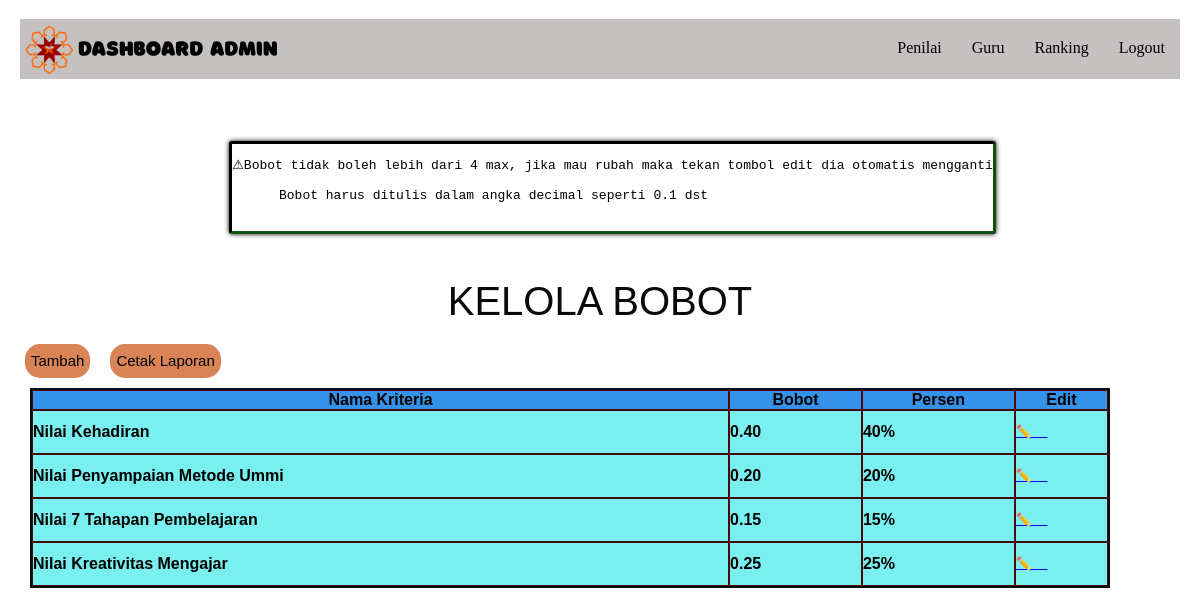
The page /admin/bobot/admin_kriteria.php (signed in) on the database its author committed.
### tables this page shows
CREATE TABLE `kriteria` (
  `id` int(11) NOT NULL,
  `nama_kriteria` varchar(100) NOT NULL,
  `bobot` decimal(5,2) NOT NULL
);

### admin/bobot/admin_kriteria.php (the view, shortened to what this page needs)
<?php
require '../../db.php';
if ($_SESSION['role'] !== 'admin') {
    header("Location: ../../index.php");exit;
}$kriteria = $pdo->query("SELECT * FROM kriteria order by id asc limit 4")->fetchAll();?>
<!DOCTYPE html><html><head>
<link rel="stylesheet" href="../style.css"></head>
<body id="i2olgp-2"><div id="irz7b-2-3" class="gjs-grid-row">
<div id="iycz3-2-3" class="gjs-grid-column">
  <div id="ifgdtb-3" class="navbar">
    <div data-gjs="navbar" id="ia7v9u-3" class="navbar-container"><a href="admin_kelolaguru.php" id="ijzg5o-3"
        class="navbar-brand"><img src="../logoicon.png" id="itw6sf-3"/><img src="../dashboard.png" id="i77pqk-3"/></a>
      <div data-gjs="navbar-items" id="ip6x0j-3" class="navbar-items-c">
          <nav id="ie1pcd-3" class="navbar-menu"><a id="ilv4ie-4" href="../dashboard_admin.php" class="navbar-menu-link">Penilai
          </a><a id="iozwuz-3" class="navbar-menu-link" href=" ../guru/admin_kelolaguru.php">Guru
          </a><a id="iozwuz-3" class="navbar-menu-link" href="../saw/dashboard_hasilsaw.php">Ranking
          </a><a id="ilv4ie-3-2-2" href="../../logout.php" class="navbar-menu-link">Logout
          </a></nav></div></div></div></div></div>
<div id="ix30ov-2-2-2-2">
    <div id="i9jukn-2-2">
      <pre>⚠Bobot tidak boleh lebih dari 4 max, jika mau rubah maka tekan tombol edit dia otomatis mengganti
      Bobot harus ditulis dalam angka decimal seperti 0.1 dst
      </pre> </div></div>
<div id="i2g9q2-2-3" class="gjs-grid-row">
  <div id="ih77if-2-2" class="gjs-grid-column">
    <div id="idxip7-2-2"><div>KELOLA BOBOT</div></div>
      <button type="button"  onclick="tambahKriteria()" id="i5c915-2-2">Tambah</button><button type="button" id="i5c915-2-2"><a href="cetak_kriteria.php" style="color: black; text-decoration: none;">Cetak Laporan</a></button>
  <table id="ib8d2t-2-2" cellspacing="0" cellpadding="NaN">
    <tbody id="ihtgpj-2-2">
      <tr><th>Nama Kriteria</th><th >Bobot</th>
        <th >Persen</th><th >Edit</th></tr>
      <?php foreach ($kriteria as $k):?>
        <tr id='i74oih-2-2'><tr ><td ><?= $k['nama_kriteria'] ?></td>
        <td ><?= $k['bobot']?></td>
        <td ><?= $hasil=$k['bobot']*100 ?>%</td>
        <td ><a href="#" onclick="editKriteria(<?= $k['id'] ?>)"> <pre>✏️  </pre></a>
        </td> </tr> </tbody><?php endforeach; ?>
    </table> </div></div></body></html>

### rows shown on the page
kriteria: nama_kriteria "Nilai Kehadiran", bobot "0.40", $hasil=$k['bobot']*100 "40"
kriteria: nama_kriteria "Nilai Penyampaian Metode Ummi", bobot "0.20", $hasil=$k['bobot']*100 "20"
kriteria: nama_kriteria "Nilai 7 Tahapan Pembelajaran", bobot "0.15", $hasil=$k['bobot']*100 "15"
kriteria: nama_kriteria "Nilai Kreativitas Mengajar", bobot "0.25", $hasil=$k['bobot']*100 "25"
